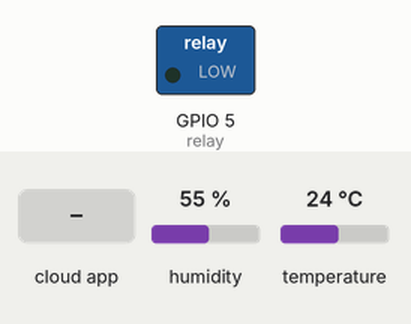
Simulated run of this sketch. Board: ESP32. Shown: switched loads named in the sketch (green lamp = pin HIGH). Inputs (shaded band) come from the test bench; at power-on: humidity 55 %, temperature 24 °C. WiFi joins after 1.5 s; servers stay silent unless stated; the Firebase database answers and starts empty; what the sketch prints to the serial monitor is not drawn.

Above: at 3.7 s.
3.8 s: the phone or cloud app sets Button to 1
At 7.0 s:
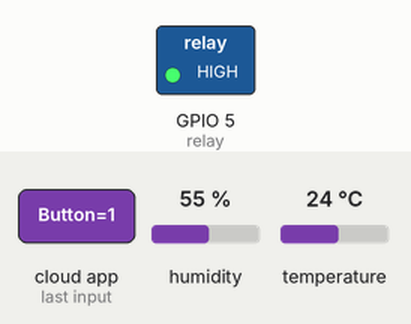
7.7 s: the phone or cloud app sets Button to 2
At 10.3 s:
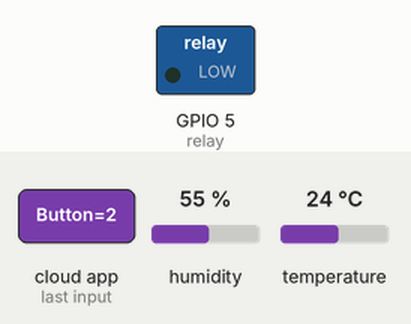
Timing chart, 0 to 11.8 s (numbered marks = the images above; inputs shaded):
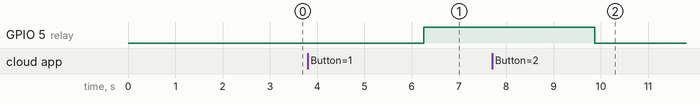

Measured:
- after the input at 3.8 s, GPIO 5 (relay): LOW → HIGH after 2.5 s
- after the input at 7.7 s, GPIO 5 (relay): HIGH → LOW after 2.2 s

The sketch:

esp32.ino
```cpp
#include<FirebaseESP32.h>
#include <WiFi.h>
#include "DHT.h"
#define DHTPIN 22
#define DHTTYPE DHT22
DHT dht(DHTPIN, DHTTYPE);


const char* SSID = "Wokwi-GUEST";
const char* PASS = "";

#define relay 5

#define FIREBASE_HOST "https://applied-well-358510-default-rtdb.firebaseio.com/"

#define FIREBASE_AUTH "c1jAH0jxJKZWVKTDBpuEqcIolSVcvYYDVMUiEBx2"

// mendeklarasikan objek data dari FirebaseESP8266
FirebaseData firebaseData;

void setup() {
  Serial.begin(115200);
  Serial.println();
  dht.begin();
  pinMode(relay, OUTPUT);
  WiFi.begin(SSID, PASS);
  Serial.print("Connecting");
  while (WiFi.status() != WL_CONNECTED)
  {
    delay(500);
    Serial.print(".");
  }
  Serial.println();
  Serial.print("Connected, IP address: ");
  Serial.println(WiFi.localIP());
  Firebase.begin(FIREBASE_HOST, FIREBASE_AUTH);
  Firebase.reconnectWiFi(true);
  delay(1000);
  pinMode(22, OUTPUT);
}

void loop() {
  if (WiFi.status() != WL_CONNECTED){
    Serial.println("WIFI TERPUTUS MENCOBA TERHUUNG KEMBALI...");
      WiFi.begin(SSID, PASS);
  }
  pompa();
    float t = dht.readTemperature();
    float h = dht.readHumidity();
    if(isnan(t) || isnan(h)){
        Serial.println("Failed to read DHT11");
        }else{
          Serial.print("Humidity: ");
          Serial.print(h);
          Serial.print(" %\t");
          Serial.print("Temperature: ");
          Serial.print(t);
          Serial.println(" *C");
          delay(3000);
          sendDataToFirebase(h);
          sendDataTemperature(t);
        }
}

void sendDataToFirebase(int value) {
  Firebase.setInt(firebaseData,"/Hasil/Kelembapan", value); // kirim data ke path "/sensor/value" di Firebase
}
void sendDataTemperature(int value) {
  Firebase.setInt(firebaseData,"/Hasil/Temperature", value); // kirim data ke path "/sensor/value" di Firebase
}
void sendDataToFirebasee(String value) {
  Firebase.setString(firebaseData,"/Hasil/Status", value); // kirim data ke path "/sensor/value" di Firebase
}
void sendDataToFirebaseee(int value) {
  Firebase.setString(firebaseData,"/Hasil/Button", value); // kirim data ke path "/sensor/value" di Firebase
}

String val ;
void pompa(){
    String on = "ON";
    String off = "OFF";
  if (Firebase.getString(firebaseData, "Hasil/Button")) {
    Serial.println(firebaseData.dataType());
      val = firebaseData.stringData();
      Serial.println(val);
      if(val=="1")
     {
       sendDataToFirebasee(on);
        digitalWrite(relay, HIGH);
        delay(10);
        Serial.println("LED ON");
    }
    if (val=="2")
    {
       sendDataToFirebasee(off);
      //manual tutup pint
      digitalWrite(relay, LOW);
      delay(10);
      Serial.println("LED OFF");
      sendDataToFirebaseee(4);
      return;
    }
    if (val=="4"){
        float t = dht.readTemperature();
        float h = dht.readHumidity();
        if(isnan(t) || isnan(h)){
          Serial.println("Failed to read DHT11");
        }else{
          Serial.print("Humidity: ");
          Serial.print(h);
          Serial.print(" %\t");
          Serial.print("Temperature: ");
          Serial.print(t);
          Serial.println(" *C");
          delay(3000);
          sendDataToFirebase(h);

          if (h <= 30){
            digitalWrite(relay, HIGH);
            Serial.println("LED ON");
            sendDataToFirebasee(on);
            return;
          }
          else{
            digitalWrite(relay, LOW);
            Serial.println("LED OFF");
            sendDataToFirebasee(off);
            return;
          }
        }
     }
  }
   else {
    Serial.println(firebaseData.errorReason());
  }
}
```
